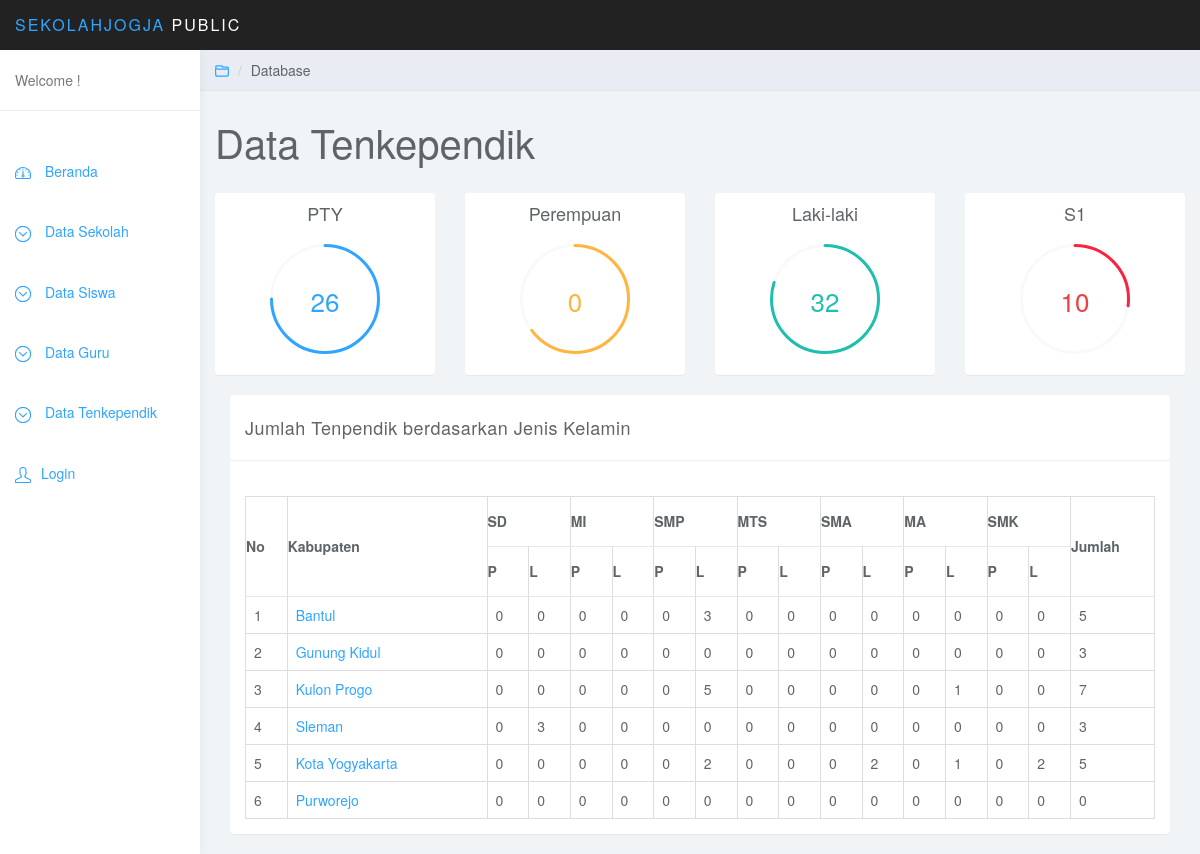
Page /index.php/c_public/ten_jk_kab on the committed database.
### tables this page shows
CREATE TABLE `kabupaten` (
  `id` int(11) NOT NULL,
  `kabupaten` varchar(20) NOT NULL,
  `id_provinsi` int(11) DEFAULT NULL
);

### application/controllers/c_public.php (called while the page is built, shortened)
<?php
class c_public extends CI_Controller{
	function __construct(){
		$this->load->model('m_public');
        $this->load->model('madmin');
		$this->load->helper('url');
	}
    function ten_jk_kab(){
        $this->load->view('head_public');
        $data['jmltpty'] = $this->madmin->jml_tpty();
        $data['jmltptt'] = $this->madmin->jml_tptt();
        $data['jmltgtt'] = $this->madmin->jml_tgtt();
        $data['jmltgty'] = $this->madmin->jml_tgty();
        $data['kab']= $this->madmin->kab();
        $data['all']= $this->madmin->ten_kab();
        $data['sd']= $this->madmin->tenk_kab_jk('Pe','SD');
        $data['sdl']= $this->madmin->tenk_kab_jk('L','SD');
        $data['smp']= $this->madmin->tenk_kab_jk('Pe','SMP');
        $data['smpl']= $this->madmin->tenk_kab_jk('L','SMP');
        $data['mi']= $this->madmin->tenk_kab_jk('Pe','MI');
        $data['mil']= $this->madmin->tenk_kab_jk('L','MI');
        $data['mts']= $this->madmin->tenk_kab_jk('Pe','MTS');
        $data['mtsl']= $this->madmin->tenk_kab_jk('L','MTS');
        $data['sma']= $this->madmin->tenk_kab_jk('Pe','SMA');
        $data['smal']= $this->madmin->tenk_kab_jk('L','SMA');
        $data['ma']= $this->madmin->tenk_kab_jk('Pe','MA');
        $data['mal']= $this->madmin->tenk_kab_jk('L','MA');
        $data['smk']= $this->madmin->tenk_kab_jk('Pe','SMA');
        $data['smkl']= $this->madmin->tenk_kab_jk('L','SMA');
        $this->load->view('page/kab_dten_jk', $data);
        $this->load->view('foot_public');
    }
}

### index.php (called while the page is built, shortened)
<?php
require_once BASEPATH.'core/CodeIgniter.php';

### application/models/madmin.php (called while the page is built, shortened)
<?php
class Madmin extends CI_Model{
    function jml_tpty()
    {
        $sql="SELECT COUNT(status_pegawai) as jmltenpty FROM tenkependik WHERE status_pegawai='PTY'";
        $data = $this->db->query($sql)->result_array();
        return $data;
    }
    function jml_tptt()
    {
        $sql="SELECT COUNT(jk) as jmltenptt FROM tenkependik WHERE jk='Pe'";
        $data = $this->db->query($sql)->result_array();
        return $data;
    }
    function jml_tgtt()
    {
        $sql="SELECT COUNT(jk) as jmltengtt FROM tenkependik WHERE jk='L'";
        $data = $this->db->query($sql)->result_array();
        return $data;
    }
    function jml_tgty()
    {
        $sql="SELECT COUNT(pnd_thr) as jmltengty FROM tenkependik WHERE pnd_thr='S1'";
        $data = $this->db->query($sql)->result_array();
        return $data;
    }
    function kab()
    {
        $sql="select * from kabupaten";
        $data =  $this->db->query($sql)->result_array();
        return $data;
    }
    function tenk_kab_jk($a,$b)
    {
        $sql="SELECT k.id, k.kabupaten, COUNT(t.nama) as jumlah FROM tenkependik as t JOIN (SELECT * FROM profil WHERE jenjang = '$b') as p ON p.npsn = t.npsn JOIN kabupaten as k ON p.kab = k.id WHERE t.jk = '$a' GROUP BY p.kab;";
        $data =  $this->db->query($sql)->result_array();
        return $data;
    }
    function ten_kab()
    {
        $sql="SELECT k.id as id, k.kabupaten as kab, count(g.nama) as jumlah_ten FROM profil as p join (SELECT * FROM tenkependik as c WHERE c.jk='Pe' OR c.jk='L') as g ON p.npsn=g.npsn JOIN kabupaten as k ON p.kab=k.id group by p.kab";
        $data =  $this->db->query($sql)->result_array();
        return $data;
    }
}
?>

### application/views/page/kab_dten_jk.php (the view, shortened to what this page needs)
<div class="col-sm-9 col-sm-offset-3 col-lg-10 col-lg-offset-2 main">
		<div class="row">
			<ol class="breadcrumb">
				<li><a href="#"><svg class="glyph stroked open folder"><use xlink:href="#stroked-open-folder"/></svg></a></li>
				<li>Database</li>
			</ol>
		</div>
		<div class="row">
			<div class="col-lg-12">
				<h1 class="page-header">Data Tenkependik</h1>
			</div>
		</div>
		<div class="row">
			<div class="col-xs-6 col-md-3">
				<div class="panel panel-default">
					<div class="panel-body easypiechart-panel">
						<h4>PTY</h4>
						<div class="easypiechart" id="easypiechart-blue" data-percent="75" ><span class="percent"><?php echo $jmltpty[0]['jmltenpty']?></span>
						</div>
					</div>
				</div>
			</div>
			<div class="col-xs-6 col-md-3">
				<div class="panel panel-default">
					<div class="panel-body easypiechart-panel">
						<h4>Perempuan</h4>
						<div class="easypiechart" id="easypiechart-orange" data-percent="65" ><span class="percent"><?php echo $jmltptt[0]['jmltenptt']?></span>
						</div>
					</div>
				</div>
			</div>
			<div class="col-xs-6 col-md-3">
				<div class="panel panel-default">
					<div class="panel-body easypiechart-panel">
						<h4>Laki-laki</h4>
						<div class="easypiechart" id="easypiechart-teal" data-percent="80" ><span class="percent"><?php echo $jmltgtt[0]['jmltengtt']?></span>
						</div>
					</div>
				</div>
			</div>
			<div class="col-xs-6 col-md-3">
				<div class="panel panel-default">
					<div class="panel-body easypiechart-panel">
						<h4>S1</h4>
						<div class="easypiechart" id="easypiechart-red" data-percent="27" ><span class="percent"><?php echo $jmltgty[0]['jmltengty']?></span>
						</div>
					</div>
				</div>
			</div>
		</div>
		<div class="col-md-12">
				<div class="panel panel-default">
					<div class="panel-heading">Jumlah Tenpendik berdasarkan Jenis Kelamin</div>
					<div class="panel-body">
							<br>
						<table class="table table-bordered">
						    <thead>
						    <tr align="center">
						    <center>
						    	<th rowspan="2"> No</th>
						        <th rowspan="2">Kabupaten</th>
						        <th colspan="2"> SD</th>
						        <th colspan="2">MI</th>
						        <th colspan="2">SMP</th>
						        <th colspan="2">MTS</th>
						        <th colspan="2">SMA</th>
						        <th colspan="2">MA</th>
						        <th colspan="2">SMK</th>
						        <th rowspan="2">Jumlah</th>
						    </tr>
						    <th>P</th>
						    <th>L</th>
						    <th>P</th>
						    <th>L</th>
						    <th>P</th>
						    <th>L</th>
						    <th>P</th>
						    <th>L</th>
						    <th>P</th>
						    <th>L</th>
						    <th>P</th>
						    <th>L</th>
						    <th>P</th>
						    <th>L</th>
						    </thead>
						    <tbody>
						    <?php
			                foreach ($kab as $a)
			                    {
			                    ?>
				            <tr>
				                <td><?php echo $a['id'];?></td>
				                <td><?php echo anchor('c_public/ten_jk_kec/'.$a['id'],$a['kabupaten']);?></td>
				                <td>
				                <?php
				                $coba=0;
				                if($coba==0)
				                {
				                	    echo '0';
				                }
				                 ?>
				                 </td>
				                <td>
				                <?php
				                $coba=0;
				                foreach ($sdl as $s) {
				                	if($a['id']==$s['id'])
				                	{
				                        echo $s['jumlah'];
				                	$coba++;
				                	}
				                }
				                if($coba==0)
				                {
				                	    echo '0';
				                }
				                 ?>
				                 </td>
				                <td>
				                <?php
				                $coba=0;
				                if($coba==0)
				                {
				                	    echo '0';
				                }
				                 ?>
				                 <td>
				                <?php
				                $coba=0;
				                if($coba==0)
				                {
				                	    echo '0';
				                }
				                 ?>
				                 </td>
				                <td>
				                <?php
				                $coba=0;
				                if($coba==0)
				                {
				                	    echo '0';
				                }
				                 ?>
				                 </td>
				                <td>
				                <?php
				                $coba=0;
				                foreach ($smpl as $s) {
				                	if($a['id']==$s['id'])
				                	{
				                        echo $s['jumlah'];
				                	$coba++;
				                	}
				                }
				                if($coba==0)
				                {
				                	    echo '0';
				                }
				                 ?>
				                 </td>
								<td>
				                <?php
				                $coba=0;
				                if($coba==0)
				                {
				                	    echo '0';
				                }
				                 ?>
				                 </td>
				                <td>
				                <?php
				                $coba=0;
				                if($coba==0)
				                {
				                	    echo '0';
				                }
				                 ?>
				                 </td>
				                <td>
				                <?php
				                $coba=0;
				                if($coba==0)
				                {
				                	    echo '0';
				                }
				                 ?>
				                 </td>
				                <td>
				                <?php
				                $coba=0;
				                foreach ($smal as $s) {
				                	if($a['id']==$s['id'])
				                	{
				                        echo $s['jumlah'];
				                	$coba++;
				                	}
				                }
				                if($coba==0)
				                {
				                	    echo '0';
				                }
				                 ?>
				                 </td>
				                <td>
				                <?php
				                $coba=0;
				                if($coba==0)
				                {
				                	    echo '0';
				                }
				                 ?>
				                 </td>
				                <td>
				                <?php
				                $coba=0;
				                foreach ($mal as $s) {
				                	if($a['id']==$s['id'])
				                	{
				                        echo $s['jumlah'];
				                	$coba++;
				                	}
				                }
				                if($coba==0)
				                {
				                	    echo '0';
				                }
				                 ?>
				                 </td>
				                <td>
				                <?php
				                $coba=0;
				                if($coba==0)
				                {
				                	    echo '0';
				                }
				                 ?>
				                 </td>
				                <td>
				                <?php
				                $coba=0;
				                foreach ($smkl as $s) {
				                	if($a['id']==$s['id'])
				                	{
				                        echo $s['jumlah'];
				                	$coba++;
				                	}
				                }
				                if($coba==0)
				                {
				                	    echo '0';
				                }
				                 ?>
				                 </td>
				                 <td >
				                    <?php
				                        $test=0;
				                            foreach ($all as $b)
				                            {
				                                if($b['id']==$a['id'])
				                                    {
				                                    $test++;
				                                    echo $b['jumlah_ten'];
				                                    }
				                            }
				                        if($test==0)
				                            {
				                            echo '0';
				                            }
				                    ;?>
				                </td>
				                <?php
				                    }
				                ?>
				                </tbody>
						</table>
					</div>
				</div>
			</div>
	</div>

### assets/css/styles.css (style rules this page uses)
body { background: #f1f4f7; padding-top: 50px; color: #5f6468; }
a, a:hover, a:focus { color: #30a5ff; }
h1, h2, h3, h4, h5, h6 { color: #5f6468; }
h1 { font-weight: 300; font-size: 40px; }
h3, h4 { font-weight: 300; }
.panel { border: 0; }
.panel-heading { font-size: 18px; font-weight: 300; letter-spacing: 0.025em; height: 66px; line-height: 45px; }
.panel-default .panel-heading { background: #fff; border-bottom: 1px solid #eee; color: #5f6468; }
.breadcrumb { border-radius: 0; padding: 10px 15px; background: #e9ecf2; box-shadow: 0 1px 1px rgba(0, 0, 0, .05); margin: 0 ; }
h1.page-header { margin-top: 30px; border-bottom: 0; }
.easypiechart-panel { text-align: center; padding: 1px 0; margin-bottom: 20px; }
.easypiechart { position: relative; text-align: center; width: 120px; height: 120px; margin: 20px auto 10px auto; }
.easypiechart .percent { display: block; position: absolute; font-size: 26px; top: 38px; width: 120px; }
#easypiechart-blue .percent { color: #30a5ff; }
#easypiechart-teal .percent { color: #1ebfae; }
#easypiechart-orange .percent { color: #ffb53e; }
#easypiechart-red .percent { color: #ef4040; }
.table { background: #fff; }
.table>thead>tr>th { border-bottom: 1px solid #e6e7e8; vertical-align: middle; height: 50px; }
.breadcrumb .glyph { height: 14px; width: 14px; margin: -2px 0 0 0; stroke-width: 4px; }

### rows in the picture
kabupaten: id "1", id+kabupaten "Bantul", shows "0", jumlah "3", jumlah_ten "5"
kabupaten: id "2", id+kabupaten "Gunung Kidul", shows "0", jumlah_ten "3"
kabupaten: id "3", id+kabupaten "Kulon Progo", shows "0", jumlah "5", jumlah "1", jumlah_ten "7"
kabupaten: id "4", id+kabupaten "Sleman", jumlah "3", shows "0", jumlah_ten "3"
kabupaten: id "5", id+kabupaten "Kota Yogyakarta", shows "0", jumlah "2", jumlah "1", jumlah_ten "5"
kabupaten: id "6", id+kabupaten "Purworejo", shows "0"

### other values in the picture
$jmltpty[0]['jmltenpty'] "26"
$jmltptt[0]['jmltenptt'] "0"
$jmltgtt[0]['jmltengtt'] "32"
$jmltgty[0]['jmltengty'] "10"
